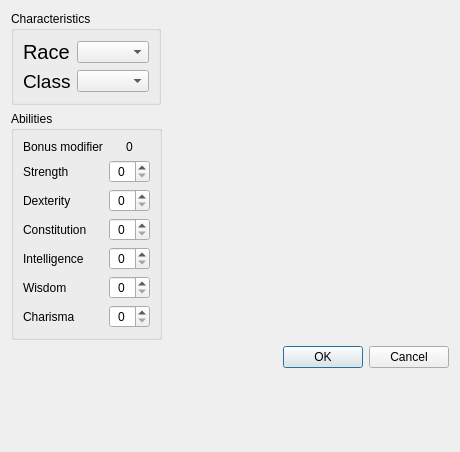
<?xml version="1.0" encoding="UTF-8"?>
<ui version="4.0">
 <class>Dialog</class>
 <widget class="QDialog" name="Dialog">
  <property name="windowModality">
   <enum>Qt::NonModal</enum>
  </property>
  <property name="geometry">
   <rect>
    <x>0</x>
    <y>0</y>
    <width>460</width>
    <height>452</height>
   </rect>
  </property>
  <property name="windowTitle">
   <string>Dialog</string>
  </property>
  <layout class="QFormLayout" name="formLayout">
   <item row="0" column="0">
    <widget class="QGroupBox" name="groupBox">
     <property name="title">
      <string>Characteristics</string>
     </property>
     <layout class="QGridLayout" name="gridLayout">
      <item row="0" column="0">
       <widget class="QLabel" name="race_label">
        <property name="font">
         <font>
          <pointsize>15</pointsize>
          <weight>50</weight>
          <bold>false</bold>
          <underline>false</underline>
          <kerning>true</kerning>
         </font>
        </property>
        <property name="text">
         <string>Race</string>
        </property>
       </widget>
      </item>
      <item row="0" column="1">
       <widget class="QComboBox" name="race_cbx"/>
      </item>
      <item row="1" column="0">
       <widget class="QLabel" name="class_label">
        <property name="font">
         <font>
          <pointsize>14</pointsize>
          <weight>50</weight>
          <bold>false</bold>
          <underline>false</underline>
         </font>
        </property>
        <property name="text">
         <string>Class</string>
        </property>
       </widget>
      </item>
      <item row="1" column="1">
       <widget class="QComboBox" name="class_cbx"/>
      </item>
     </layout>
    </widget>
   </item>
   <item row="1" column="0">
    <widget class="QGroupBox" name="abilities_GroupBox">
     <property name="title">
      <string>Abilities</string>
     </property>
     <layout class="QGridLayout" name="gridLayout_2">
      <item row="0" column="0">
       <widget class="QLabel" name="label_7">
        <property name="enabled">
         <bool>true</bool>
        </property>
        <property name="text">
         <string>Bonus modifier</string>
        </property>
       </widget>
      </item>
      <item row="0" column="1">
       <widget class="QLabel" name="bonus_label">
        <property name="enabled">
         <bool>true</bool>
        </property>
        <property name="text">
         <string>0</string>
        </property>
        <property name="alignment">
         <set>Qt::AlignCenter</set>
        </property>
       </widget>
      </item>
      <item row="1" column="0">
       <widget class="QLabel" name="label">
        <property name="text">
         <string>Strength</string>
        </property>
       </widget>
      </item>
      <item row="1" column="1">
       <widget class="QSpinBox" name="str_spinBox">
        <property name="enabled">
         <bool>true</bool>
        </property>
        <property name="alignment">
         <set>Qt::AlignCenter</set>
        </property>
       </widget>
      </item>
      <item row="2" column="0">
       <widget class="QLabel" name="label_2">
        <property name="text">
         <string>Dexterity</string>
        </property>
       </widget>
      </item>
      <item row="2" column="1">
       <widget class="QSpinBox" name="dex_spinBox">
        <property name="enabled">
         <bool>true</bool>
        </property>
        <property name="alignment">
         <set>Qt::AlignCenter</set>
        </property>
       </widget>
      </item>
      <item row="3" column="0">
       <widget class="QLabel" name="label_3">
        <property name="text">
         <string>Constitution</string>
        </property>
       </widget>
      </item>
      <item row="3" column="1">
       <widget class="QSpinBox" name="con_spinBox">
        <property name="enabled">
         <bool>true</bool>
        </property>
        <property name="alignment">
         <set>Qt::AlignCenter</set>
        </property>
       </widget>
      </item>
      <item row="4" column="0">
       <widget class="QLabel" name="label_4">
        <property name="text">
         <string>Intelligence</string>
        </property>
       </widget>
      </item>
      <item row="4" column="1">
       <widget class="QSpinBox" name="int_spinBox">
        <property name="enabled">
         <bool>true</bool>
        </property>
        <property name="alignment">
         <set>Qt::AlignCenter</set>
        </property>
       </widget>
      </item>
      <item row="5" column="0">
       <widget class="QLabel" name="label_5">
        <property name="text">
         <string>Wisdom</string>
        </property>
       </widget>
      </item>
      <item row="5" column="1">
       <widget class="QSpinBox" name="wis_spinBox">
        <property name="enabled">
         <bool>true</bool>
        </property>
        <property name="alignment">
         <set>Qt::AlignCenter</set>
        </property>
       </widget>
      </item>
      <item row="6" column="0">
       <widget class="QLabel" name="label_6">
        <property name="text">
         <string>Charisma</string>
        </property>
       </widget>
      </item>
      <item row="6" column="1">
       <widget class="QSpinBox" name="char_spinBox">
        <property name="enabled">
         <bool>true</bool>
        </property>
        <property name="alignment">
         <set>Qt::AlignCenter</set>
        </property>
       </widget>
      </item>
     </layout>
    </widget>
   </item>
   <item row="2" column="1">
    <widget class="QDialogButtonBox" name="buttonBox">
     <property name="layoutDirection">
      <enum>Qt::LeftToRight</enum>
     </property>
     <property name="orientation">
      <enum>Qt::Horizontal</enum>
     </property>
     <property name="standardButtons">
      <set>QDialogButtonBox::Cancel|QDialogButtonBox::Ok</set>
     </property>
    </widget>
   </item>
  </layout>
 </widget>
 <resources/>
 <connections/>
</ui>
